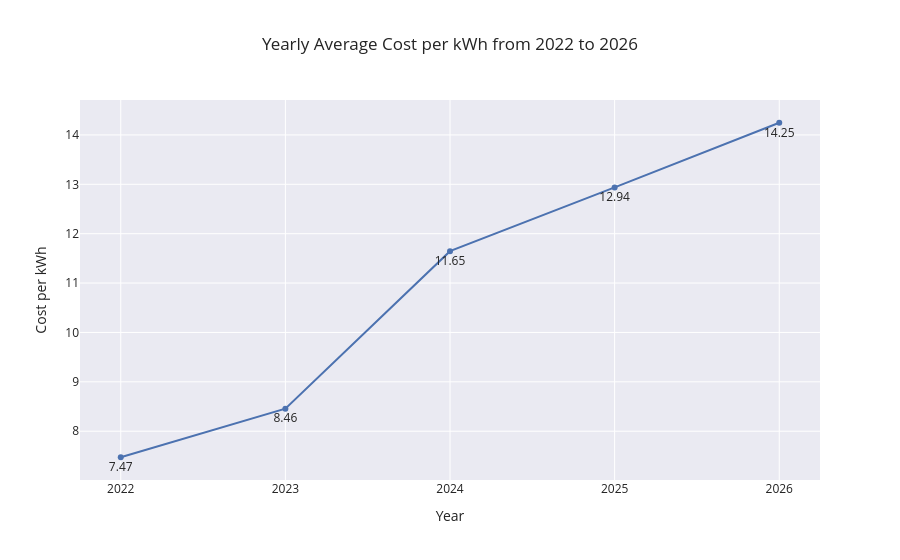

Source (notebook cell):
### Code cell
# YEARLY CHART
yearly_avg_cost =  bill.groupby('year')['cost_per_kwh'].mean().reset_index()
# TRUNCATE THE VALUES FOR LABELS
#yearly_avg_cost['cost_per_kwh'] = yearly_avg_cost['cost_per_kwh'].map(lambda x: np.trunc(x * 100) / 100)

display(yearly_avg_cost)

figure2 = px.line(
    data_frame = yearly_avg_cost,
    x = 'year',
    y = 'cost_per_kwh',
    labels= {
        'year':'Year',
        'cost_per_kwh':'Cost per kWh'
    },
    markers=True,
    text='cost_per_kwh',
    title = 'Yearly Average Cost per kWh from 2022 to 2026',
    template='seaborn'
    )


# Remove the .5 on X axis
figure2.update_xaxes(type = 'category')

# Adjust text position
figure2.update_traces(textposition='bottom center', texttemplate='%{y:.2f}')

figure2.show()

### Figure 1 — Plotly figure (JSON) as saved in the notebook; plotly's stock layout.template omitted (floating-point values rounded to 4 significant figures)
{"data": [{"hovertemplate": "Year=%{x}<br>Cost per kWh=%{text}<extra></extra>", "legendgroup": "", "line": {"color": "rgb(76,114,176)", "dash": "solid"}, "marker": {"symbol": "circle"}, "mode": "lines+markers+text", "name": "", "orientation": "v", "showlegend": false, "text": [7.473, 8.455, 11.65, 12.94, 14.25], "textposition": "bottom center", "texttemplate": "%{y:.2f}", "type": "scatter", "x": [2022, 2023, 2024, 2025, 2026], "xaxis": "x", "y": [7.473, 8.455, 11.65, 12.94, 14.25], "yaxis": "y"}], "layout": {"legend": {"tracegroupgap": 0}, "title": {"text": "Yearly Average Cost per kWh from 2022 to 2026"}, "xaxis": {"anchor": "y", "domain": [0, 1], "title": {"text": "Year"}, "type": "category"}, "yaxis": {"anchor": "x", "domain": [0, 1], "title": {"text": "Cost per kWh"}}}}
